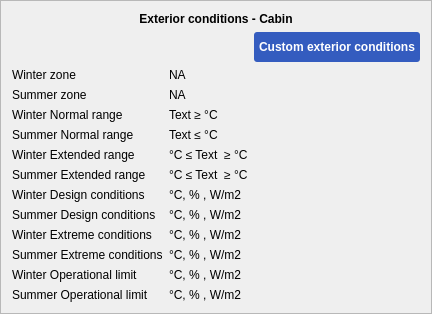
                                     <widget class="QFrame" name="frameExteriorConditionsCabin">
                                      <property name="minimumSize">
                                       <size>
                                        <width>0</width>
                                        <height>0</height>
                                       </size>
                                      </property>
                                      <property name="frameShape">
                                       <enum>QFrame::StyledPanel</enum>
                                      </property>
                                      <property name="frameShadow">
                                       <enum>QFrame::Raised</enum>
                                      </property>
                                      <layout class="QGridLayout" name="gridLayout_10">
                                       <item row="15" column="0">
                                        <widget class="QLabel" name="label_78">
                                         <property name="text">
                                          <string>Winter Operational limit </string>
                                         </property>
                                        </widget>
                                       </item>
                                       <item row="10" column="0">
                                        <widget class="QLabel" name="label_79">
                                         <property name="text">
                                          <string>Summer Extended range</string>
                                         </property>
                                        </widget>
                                       </item>
                                       <item row="5" column="0">
                                        <widget class="QLabel" name="label_80">
                                         <property name="text">
                                          <string>Winter zone</string>
                                         </property>
                                        </widget>
                                       </item>
                                       <item row="16" column="0">
                                        <widget class="QLabel" name="label_81">
                                         <property name="text">
                                          <string>Summer Operational limit</string>
                                         </property>
                                        </widget>
                                       </item>
                                       <item row="13" column="0">
                                        <widget class="QLabel" name="label_82">
                                         <property name="text">
                                          <string>Winter Extreme conditions </string>
                                         </property>
                                        </widget>
                                       </item>
                                       <item row="8" column="0">
                                        <widget class="QLabel" name="label_83">
                                         <property name="text">
                                          <string>Summer Normal range </string>
                                         </property>
                                        </widget>
                                       </item>
                                       <item row="14" column="0">
                                        <widget class="QLabel" name="label_84">
                                         <property name="text">
                                          <string>Summer Extreme conditions</string>
                                         </property>
                                        </widget>
                                       </item>
                                       <item row="11" column="0">
                                        <widget class="QLabel" name="label_85">
                                         <property name="text">
                                          <string>Winter Design conditions </string>
                                         </property>
                                        </widget>
                                       </item>
                                       <item row="12" column="0">
                                        <widget class="QLabel" name="label_86">
                                         <property name="text">
                                          <string>Summer Design conditions</string>
                                         </property>
                                        </widget>
                                       </item>
                                       <item row="9" column="0">
                                        <widget class="QLabel" name="label_87">
                                         <property name="text">
                                          <string>Winter Extended range</string>
                                         </property>
                                        </widget>
                                       </item>
                                       <item row="7" column="0">
                                        <widget class="QLabel" name="label_88">
                                         <property name="text">
                                          <string>Winter Normal range</string>
                                         </property>
                                        </widget>
                                       </item>
                                       <item row="6" column="0">
                                        <widget class="QLabel" name="label_89">
                                         <property name="text">
                                          <string>Summer zone</string>
                                         </property>
                                        </widget>
                                       </item>
                                       <item row="5" column="2">
                                        <widget class="QLabel" name="label_92">
                                         <property name="text">
                                          <string/>
                                         </property>
                                        </widget>
                                       </item>
                                       <item row="4" column="2">
                                        <widget class="QPushButton" name="btnCustomExteriorCabin">
                                         <property name="minimumSize">
                                          <size>
                                           <width>0</width>
                                           <height>30</height>
                                          </size>
                                         </property>
                                         <property name="styleSheet">
                                          <string notr="true">QPushButton
{
background-color:#345CBF;
color:white;
border-radius:3px;
font: 12pt &quot;Calibri&quot;;
font-weight:bold;
color:white;
padding:5px;

}
QPushButton:hover
{
background-color:#1159A8;
}</string>
                                         </property>
                                         <property name="text">
                                          <string>Custom exterior conditions</string>
                                         </property>
                                        </widget>
                                       </item>
                                       <item row="0" column="0" rowspan="2" colspan="3">
                                        <widget class="QLabel" name="label_103">
                                         <property name="styleSheet">
                                          <string notr="true">font: 15pt &quot;Calibri&quot;;
font-weight:bold;</string>
                                         </property>
                                         <property name="text">
                                          <string>Exterior conditions - Cabin</string>
                                         </property>
                                         <property name="alignment">
                                          <set>Qt::AlignCenter</set>
                                         </property>
                                        </widget>
                                       </item>
                                       <item row="5" column="1">
                                        <widget class="QLabel" name="lblWinterZoneCabin">
                                         <property name="text">
                                          <string>NA</string>
                                         </property>
                                        </widget>
                                       </item>
                                       <item row="6" column="1">
                                        <widget class="QLabel" name="lblSummerZoneCabin">
                                         <property name="text">
                                          <string>NA</string>
                                         </property>
                                        </widget>
                                       </item>
                                       <item row="7" column="1">
                                        <widget class="QLabel" name="lblWinterNormalCabin">
                                         <property name="text">
                                          <string>Text ≥ °C</string>
                                         </property>
                                        </widget>
                                       </item>
                                       <item row="8" column="1">
                                        <widget class="QLabel" name="lblSummerNormalCabin">
                                         <property name="text">
                                          <string>Text ≤ °C</string>
                                         </property>
                                        </widget>
                                       </item>
                                       <item row="9" column="1">
                                        <widget class="QLabel" name="lblWinterExtendedCabin">
                                         <property name="text">
                                          <string>°C ≤ Text  ≥ °C</string>
                                         </property>
                                        </widget>
                                       </item>
                                       <item row="10" column="1">
                                        <widget class="QLabel" name="lblSummerExtendedCabin">
                                         <property name="text">
                                          <string>°C ≤ Text  ≥ °C</string>
                                         </property>
                                        </widget>
                                       </item>
                                       <item row="11" column="1">
                                        <widget class="QLabel" name="lblWinterDesignCabin">
                                         <property name="text">
                                          <string>°C, % , W/m2</string>
                                         </property>
                                        </widget>
                                       </item>
                                       <item row="12" column="1">
                                        <widget class="QLabel" name="lblSummerDesignCabin">
                                         <property name="text">
                                          <string>°C, % , W/m2</string>
                                         </property>
                                        </widget>
                                       </item>
                                       <item row="13" column="1">
                                        <widget class="QLabel" name="lblWinterExtremeCabin">
                                         <property name="text">
                                          <string>°C, % , W/m2</string>
                                         </property>
                                        </widget>
                                       </item>
                                       <item row="14" column="1">
                                        <widget class="QLabel" name="lblSummerExtremeCabin">
                                         <property name="text">
                                          <string>°C, % , W/m2</string>
                                         </property>
                                        </widget>
                                       </item>
                                       <item row="15" column="1">
                                        <widget class="QLabel" name="lblWinterOperationalCabin">
                                         <property name="text">
                                          <string>°C, % , W/m2</string>
                                         </property>
                                        </widget>
                                       </item>
                                       <item row="16" column="1">
                                        <widget class="QLabel" name="lblSummerOperationalCabin">
                                         <property name="text">
                                          <string>°C, % , W/m2</string>
                                         </property>
                                        </widget>
                                       </item>
                                      </layout>
                                     </widget>
